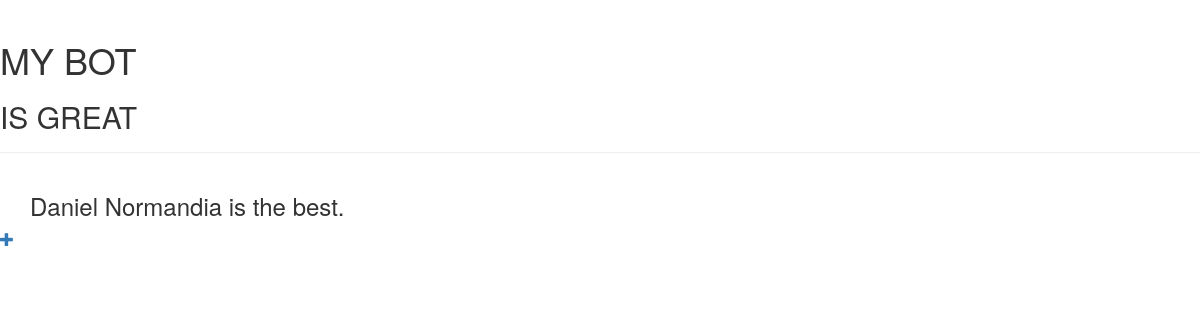
/, run on an earlier commit of the app's database.
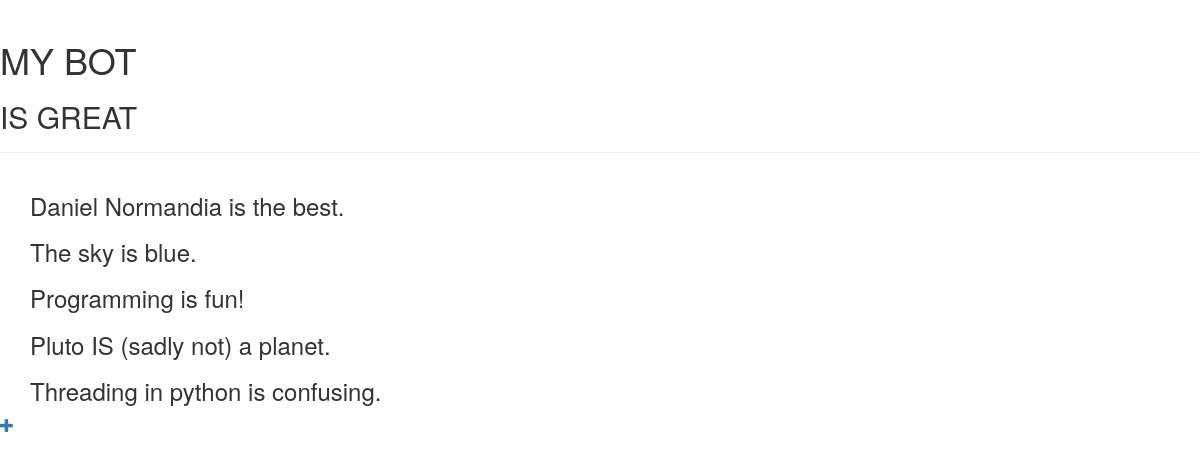
And on a later commit of the database.
### fact_bot_portal/models.py (models this page shows)
class Fact(models.Model):
    text = models.TextField()
    created_date = models.DateTimeField(
            default=timezone.now)
    def __str__(self):
        return self.text

### fact_bot_portal/views.py (the view)
# urls.py: url(r'^$', views.fact_show, name='fact_show'),
def fact_show(request):
    facts = Fact.objects.all()
    return render(request, 'fact_bot_portal/fact_show.html', {'facts': facts})

### fact_bot_portal/templates/fact_bot_portal/fact_show.html
{% extends 'fact_bot_portal/base.html' %}
{% block content %}
  {% for fact in facts %}
    <div>
        <h3>{{fact}}</h3>
    </div>
  {% endfor %}
{% endblock %}

### fact_bot_portal/templates/fact_bot_portal/base.html (shortened to what this page needs)
{% load staticfiles %}
<!DOCTYPE html>
<html>
<head>
  <link rel="stylesheet" href="{% static 'css/fact_bot_portal.css' %}">
  <link rel="stylesheet" href="//maxcdn.bootstrapcdn.com/bootstrap/3.2.0/css/bootstrap.min.css">
<link rel="stylesheet" href="//maxcdn.bootstrapcdn.com/bootstrap/3.2.0/css/bootstrap-theme.min.css">
</head>
<body>
  <div>
    <div class="page-header">
      <div>
        <h1>MY BOT</h1>
        <h2>IS GREAT</h2>
      </div>
    </div>
    <div class="content container">
      <div class="row">
        <div class="col-md-8">
          {% block content %}
          {% endblock %}
        </div>
      </div>
    </div>
    <footer>
      <a href="{% url 'fact_new' %}" class="top-menu"><span class="glyphicon glyphicon-plus"></span></a>
    </footer>
  </div>
</body>
</html>

What changed in the data, as far as the page shows it:
added Fact: text "The sky is blue."
added Fact: text "Programming is fun!"
added Fact: text "Pluto IS (sadly not) a planet."
added Fact: text "Threading in python is confusing."
